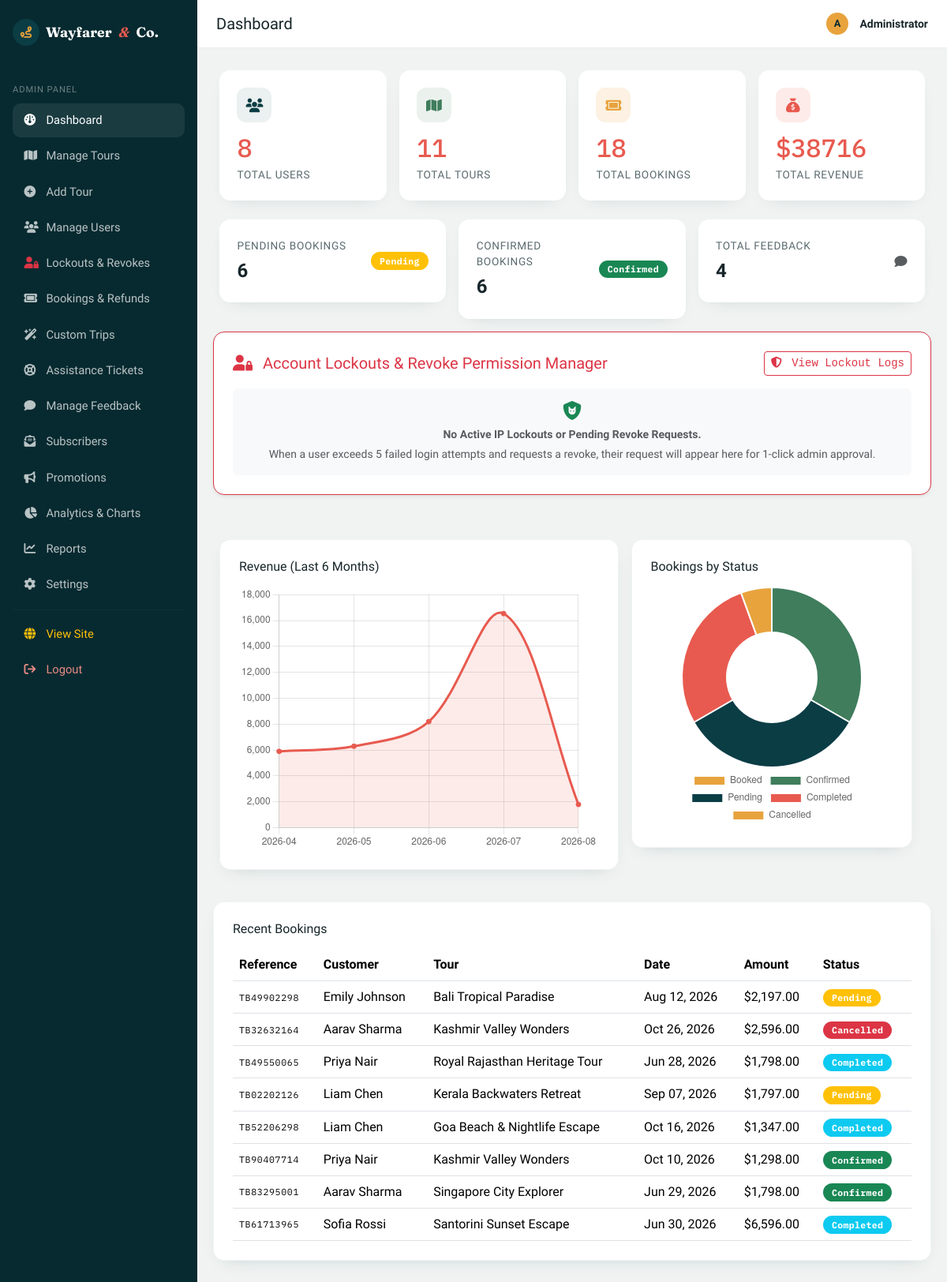
The page /admin/dashboard (signed in) on the database its author committed.
### models/booking.py (models this page shows, shortened)
class Booking(db.Model):
    __tablename__ = "bookings"
    id = db.Column(db.Integer, primary_key=True)
    reference = db.Column(db.String(20), unique=True, nullable=False, default=_generate_reference)
    user_id = db.Column(db.Integer, db.ForeignKey("users.id"), nullable=False)
    tour_id = db.Column(db.Integer, db.ForeignKey("tours.id"), nullable=False)
    travel_date = db.Column(db.Date, nullable=False)
    adults = db.Column(db.Integer, nullable=False, default=1)
    children = db.Column(db.Integer, nullable=False, default=0)
    contact_number = db.Column(db.String(20), nullable=True)
    special_requests = db.Column(db.Text, nullable=True)
    total_amount = db.Column(db.Float, nullable=False, default=0.0)
    discount_amount = db.Column(db.Float, nullable=False, default=0.0)
    coupon_code = db.Column(db.String(30), nullable=True)
    has_insurance = db.Column(db.Boolean, default=False, nullable=False)
    hotel_tier = db.Column(db.String(30), default="Standard", nullable=False)
    status = db.Column(db.String(20), nullable=False, default="Booked")
    refund_amount = db.Column(db.Float, default=0.0, nullable=False)
    refund_status = db.Column(db.String(30), default="None", nullable=False)  # 'None', 'Refund Requested', 'Pending Refund', 'Refunded', 'Ineligible'
    refund_reason = db.Column(db.Text, nullable=True)
    admin_refund_note = db.Column(db.Text, nullable=True)
    created_at = db.Column(db.DateTime, default=datetime.utcnow)
    def status_badge_class(self):
        return {
            "Booked": "success",
            "Confirmed": "success",
            "Pending": "warning",
            "Completed": "info",
            "Cancelled": "danger",
        }.get(self.status, "secondary")

### models/user.py (models this page shows, shortened)
class User(db.Model):
    __tablename__ = "users"
    id = db.Column(db.Integer, primary_key=True)
    name = db.Column(db.String(120), nullable=False)
    email = db.Column(db.String(150), unique=True, nullable=False, index=True)
    phone = db.Column(db.String(20), nullable=True)
    password_hash = db.Column(db.String(255), nullable=False)
    role = db.Column(db.String(20), nullable=False, default="user")  # 'user' or 'admin'
    reward_points = db.Column(db.Integer, default=100, nullable=False)
    referral_code = db.Column(db.String(30), unique=True, nullable=True)
    is_active = db.Column(db.Boolean, default=True, nullable=False)
    created_at = db.Column(db.DateTime, default=datetime.utcnow)
    bookings = db.relationship("Booking", backref="user", lazy=True, cascade="all, delete-orphan")
    feedbacks = db.relationship("Feedback", backref="user", lazy=True, cascade="all, delete-orphan")
    favorites = db.relationship("Favorite", backref="user", lazy=True, cascade="all, delete-orphan")
    def is_admin(self):
        return self.role == "admin"

### models/tour.py (models this page shows, shortened)
class Tour(db.Model):
    __tablename__ = "tours"
    id = db.Column(db.Integer, primary_key=True)
    name = db.Column(db.String(150), nullable=False)
    destination = db.Column(db.String(100), nullable=False, index=True)
    category = db.Column(db.String(50), nullable=False, default="General")
    description = db.Column(db.Text, nullable=False, default="")
    itinerary = db.Column(db.Text, nullable=True)
    duration = db.Column(db.String(50), nullable=False, default="")  # e.g. "5 Days / 4 Nights"
    price = db.Column(db.Float, nullable=False, default=0.0)
    child_price = db.Column(db.Float, nullable=False, default=0.0)
    available_seats = db.Column(db.Integer, nullable=False, default=0)
    start_date = db.Column(db.Date, nullable=True)
    end_date = db.Column(db.Date, nullable=True)
    image_url = db.Column(db.String(400), nullable=True)
    included = db.Column(db.Text, nullable=True)
    excluded = db.Column(db.Text, nullable=True)
    rating = db.Column(db.Float, nullable=False, default=4.5)
    difficulty = db.Column(db.String(30), nullable=False, default="Easy")  # Easy, Moderate, Challenging, Expedition
    season = db.Column(db.String(30), nullable=False, default="All Year")   # Spring, Summer, Autumn, Winter, All Year
    tags = db.Column(db.String(200), nullable=True, default="Popular, Recommended")  # Comma separated
    latitude = db.Column(db.Float, nullable=True, default=46.8182)
    longitude = db.Column(db.Float, nullable=True, default=8.2275)
    max_seats = db.Column(db.Integer, nullable=False, default=30)
    is_active = db.Column(db.Boolean, default=True, nullable=False)
    created_at = db.Column(db.DateTime, default=datetime.utcnow)
    bookings = db.relationship("Booking", backref="tour", lazy=True)
    feedbacks = db.relationship("Feedback", backref="tour", lazy=True)
    favorited_by = db.relationship("Favorite", backref="tour", lazy=True)

### routes/admin.py (the view)
@admin_bp.route("/")
@admin_bp.route("/dashboard")
@admin_required
def dashboard():
    auto_sync_booking_statuses(db.session)
    stats = {
        "total_users": User.query.filter_by(role="user").count(),
        "total_tours": Tour.query.count(),
        "total_bookings": Booking.query.count(),
        "pending_bookings": Booking.query.filter(Booking.status.in_(["Booked", "Pending"])).count(),
        "confirmed_bookings": Booking.query.filter_by(status="Confirmed").count(),
        "total_revenue": db.session.query(db.func.coalesce(db.func.sum(Booking.total_amount), 0))
        .filter(Booking.status.in_(["Booked", "Confirmed", "Completed"]))
        .scalar(),
        "total_feedback": Feedback.query.count(),
    }
    recent_bookings = Booking.query.order_by(Booking.created_at.desc()).limit(8).all()
    bookings = Booking.query.filter(Booking.status.in_(["Booked", "Confirmed", "Completed"])).all()
    monthly = {}
    for b in bookings:
        key = b.created_at.strftime("%Y-%m") if b.created_at else "unknown"
        monthly[key] = monthly.get(key, 0) + b.total_amount
    chart_labels = sorted(monthly.keys())[-6:]
    chart_values = [round(monthly[k], 2) for k in chart_labels]
    status_counts = {
        "Booked": Booking.query.filter_by(status="Booked").count(),
        "Confirmed": Booking.query.filter_by(status="Confirmed").count(),
        "Pending": Booking.query.filter_by(status="Pending").count(),
        "Completed": Booking.query.filter_by(status="Completed").count(),
        "Cancelled": Booking.query.filter_by(status="Cancelled").count(),
    }
    from models import LockoutRevokeRequest
    from routes.auth import REVOKE_REQUESTS, LOGIN_ATTEMPTS
    db_lockouts = LockoutRevokeRequest.query.filter_by(status="Pending Admin Approval").all()
    lockout_requests = [{"ip": r.ip_address, "email": r.email, "status": r.status, "timestamp": r.created_at} for r in db_lockouts]
    for ip, req in REVOKE_REQUESTS.items():
        if not any(x["ip"] == ip for x in lockout_requests):
            lockout_requests.append(req)
    return render_template(
        "admin/dashboard.html",
        stats=stats,
        recent_bookings=recent_bookings,
        chart_labels=chart_labels,
        chart_values=chart_values,
        status_counts=status_counts,
        lockout_requests=lockout_requests
    )

### templates/admin/dashboard.html (shortened to what this page needs)
{% extends "admin/base_admin.html" %}
{% set active = 'dashboard' %}
{% block page_title %}Dashboard{% endblock %}
{% block admin_content %}
<div class="row g-3 mb-4">
    <div class="col-md-3 col-6">
        <div class="wf-kpi-card">
            <div class="wf-kpi-icon mb-2" style="background: rgba(11,61,69,0.08); color: var(--wf-navy);"><i class="fa-solid fa-users"></i></div>
            <div class="wf-stat-num">{{ stats.total_users }}</div>
            <div class="wf-stat-label">Total Users</div>
        </div>
    </div>
    <div class="col-md-3 col-6">
        <div class="wf-kpi-card">
            <div class="wf-kpi-icon mb-2" style="background: rgba(63,125,92,0.1); color: var(--wf-palm);"><i class="fa-solid fa-map"></i></div>
            <div class="wf-stat-num">{{ stats.total_tours }}</div>
            <div class="wf-stat-label">Total Tours</div>
        </div>
    </div>
    <div class="col-md-3 col-6">
        <div class="wf-kpi-card">
            <div class="wf-kpi-icon mb-2" style="background: rgba(232,163,61,0.15); color: var(--wf-amber);"><i class="fa-solid fa-ticket"></i></div>
            <div class="wf-stat-num">{{ stats.total_bookings }}</div>
            <div class="wf-stat-label">Total Bookings</div>
        </div>
    </div>
    <div class="col-md-3 col-6">
        <div class="wf-kpi-card">
            <div class="wf-kpi-icon mb-2" style="background: rgba(232,90,79,0.12); color: var(--wf-coral);"><i class="fa-solid fa-sack-dollar"></i></div>
            <div class="wf-stat-num">${{ '%.0f'|format(stats.total_revenue) }}</div>
            <div class="wf-stat-label">Total Revenue</div>
        </div>
    </div>
</div>
<div class="row g-3 mb-4">
    <div class="col-md-4">
        <div class="wf-kpi-card d-flex justify-content-between align-items-center">
            <div>
                <div class="wf-stat-label mb-1">Pending Bookings</div>
                <div class="fs-4 fw-semibold">{{ stats.pending_bookings }}</div>
            </div>
            <span class="badge bg-warning wf-badge-status">Pending</span>
        </div>
    </div>
    <div class="col-md-4">
        <div class="wf-kpi-card d-flex justify-content-between align-items-center">
            <div>
                <div class="wf-stat-label mb-1">Confirmed Bookings</div>
                <div class="fs-4 fw-semibold">{{ stats.confirmed_bookings }}</div>
            </div>
            <span class="badge bg-success wf-badge-status">Confirmed</span>
        </div>
    </div>
    <div class="col-md-4">
        <div class="wf-kpi-card d-flex justify-content-between align-items-center">
            <div>
                <div class="wf-stat-label mb-1">Total Feedback</div>
                <div class="fs-4 fw-semibold">{{ stats.total_feedback }}</div>
            </div>
            <i class="fa-solid fa-comment text-muted"></i>
    </div>
</div>
<div class="wf-panel p-4 mb-4 border-danger shadow-sm">
    <div class="d-flex justify-content-between align-items-center mb-3">
        <h5 class="text-danger mb-0"><i class="fa-solid fa-user-lock me-2"></i> Account Lockouts & Revoke Permission Manager</h5>
        <a href="{{ url_for('admin.manage_lockouts') }}" class="btn btn-sm btn-outline-danger font-monospace">
            <i class="fa-solid fa-shield-halved me-1"></i> View Lockout Logs
        </a>
    </div>
    {% if lockout_requests %}
    <div class="table-responsive">
        <table class="table align-middle mb-0">
            <thead class="table-dark">
                <tr>
                    <th>User / Email</th>
                    <th>Locked Out IP</th>
                    <th>Request Status</th>
                    <th>Requested At</th>
                    <th class="text-end pe-3">Action</th>
                </tr>
            </thead>
            <tbody>
                {% for req in lockout_requests %}
                <tr>
                    <td class="fw-bold">{{ req.email }}</td>
                    <td><code>{{ req.ip }}</code></td>
                    <td><span class="badge bg-warning text-dark">{{ req.status }}</span></td>
                    <td class="small text-muted">{{ req.timestamp.strftime('%b %d, %H:%M:%S') if req.timestamp and req.timestamp.strftime is defined else 'Just now' }}</td>
                    <td class="text-end pe-3">
                        <form action="{{ url_for('admin.approve_lockout_revoke') }}" method="post" class="d-inline">
                            <input type="hidden" name="ip_address" value="{{ req.ip }}">
                            <button type="submit" class="btn btn-sm btn-success fw-bold">
                                <i class="fa-solid fa-check me-1"></i> Approve & Revoke Lockout
                            </button>
                        </form>
                    </td>
                </tr>
                {% endfor %}
            </tbody>
        </table>
    </div>
    {% else %}
    <div class="p-3 bg-light rounded text-center text-muted small">
        <i class="fa-solid fa-shield-cat fs-4 d-block mb-2 text-success"></i>
        <strong>No Active IP Lockouts or Pending Revoke Requests.</strong>
        <div class="mt-1">When a user exceeds 5 failed login attempts and requests a revoke, their request will appear here for 1-click admin approval.</div>
    </div>
    {% endif %}
</div>
<div class="row g-3 mb-4">
    <div class="col-lg-7">
        <div class="wf-panel p-4">
            <h6 class="mb-3">Revenue (Last 6 Months)</h6>
            <canvas id="revenueChart" height="220"></canvas>
        </div>
    </div>
    <div class="col-lg-5">
        <div class="wf-panel p-4">
            <h6 class="mb-3">Bookings by Status</h6>
            <canvas id="statusChart" height="220"></canvas>
        </div>
    </div>
</div>
<div class="wf-panel p-4">
    <h6 class="mb-3">Recent Bookings</h6>
    <div class="table-responsive">
        <table class="table align-middle mb-0">
            <thead>
                <tr><th>Reference</th><th>Customer</th><th>Tour</th><th>Date</th><th>Amount</th><th>Status</th></tr>
            </thead>
            <tbody>
                {% for b in recent_bookings %}
                <tr>
                    <td class="wf-tour-dest">{{ b.reference }}</td>
                    <td>{{ b.user.name }}</td>
                    <td>{{ b.tour.name }}</td>
                    <td>{{ b.travel_date.strftime('%b %d, %Y') }}</td>
                    <td>{{ b.total_amount|currency }}</td>
                    <td><span class="badge bg-{{ b.status_badge_class() }} wf-badge-status">{{ b.status }}</span></td>
                </tr>
                {% else %}
                <tr><td colspan="6" class="text-center text-muted py-4">No bookings yet.</td></tr>
                {% endfor %}
            </tbody>
        </table>
    </div>
</div>
{% endblock %}
{% block extra_js %}
<script>
    const revenueCtx = document.getElementById('revenueChart');
    new Chart(revenueCtx, {
        type: 'line',
        data: {
            labels: {{ chart_labels|tojson }},
            datasets: [{
                label: 'Revenue',
                data: {{ chart_values|tojson }},
                borderColor: '#E85A4F',
                backgroundColor: 'rgba(232,90,79,0.12)',
                tension: 0.35,
                fill: true,
                pointBackgroundColor: '#E85A4F'
            }]
        },
        options: { plugins: { legend: { display: false } }, scales: { y: { beginAtZero: true } } }
    });
    const statusCtx = document.getElementById('statusChart');
    new Chart(statusCtx, {
        type: 'doughnut',
        data: {
            labels: {{ status_counts.keys()|list|tojson }},
            datasets: [{
                data: {{ status_counts.values()|list|tojson }},
                backgroundColor: ['#E8A33D', '#3F7D5C', '#0B3D45', '#E85A4F']
            }]
        },
        options: { plugins: { legend: { position: 'bottom' } } }
    });
</script>
{% endblock %}

### rows shown on the page
Booking: reference "TB49902298", user.name "Emily Johnson", tour.name "Bali Tropical Paradise", travel_date "Aug 12, 2026", total_amount "$2,197.00", status "Pending"
Booking: reference "TB32632164", user.name "Aarav Sharma", tour.name "Kashmir Valley Wonders", travel_date "Oct 26, 2026", total_amount "$2,596.00", status "Cancelled"
Booking: reference "TB49550065", user.name "Priya Nair", tour.name "Royal Rajasthan Heritage Tour", travel_date "Jun 28, 2026", total_amount "$1,798.00", status "Completed"
Booking: reference "TB02202126", user.name "Liam Chen", tour.name "Kerala Backwaters Retreat", travel_date "Sep 07, 2026", total_amount "$1,797.00", status "Pending"
Booking: reference "TB52206298", user.name "Liam Chen", tour.name "Goa Beach & Nightlife Escape", travel_date "Oct 16, 2026", total_amount "$1,347.00", status "Completed"
Booking: reference "TB90407714", user.name "Priya Nair", tour.name "Kashmir Valley Wonders", travel_date "Oct 10, 2026", total_amount "$1,298.00", status "Confirmed"
Booking: reference "TB83295001", user.name "Aarav Sharma", tour.name "Singapore City Explorer", travel_date "Jun 29, 2026", total_amount "$1,798.00", status "Confirmed"
Booking: reference "TB61713965", user.name "Sofia Rossi", tour.name "Santorini Sunset Escape", travel_date "Jun 30, 2026", total_amount "$6,596.00", status "Completed"

### other values the page prints
{{ stats.total_users }} "8"
{{ stats.total_tours }} "11"
{{ stats.total_bookings }} "18"
{{ '%.0f'|format(stats.total_revenue) }} "38716"
{{ stats.pending_bookings }} "6"
{{ stats.confirmed_bookings }} "6"
{{ stats.total_feedback }} "4"
chart data {{ chart_labels|tojson }} ["2026-04", "2026-05", "2026-06", "2026-07", "2026-08"]
chart data {{ chart_values|tojson }} [5897.0, 6292.0, 8195.0, 16534.0, 1798.0]
chart data {{ status_counts.values()|list|tojson }} [0, 6, 6, 5, 1]
